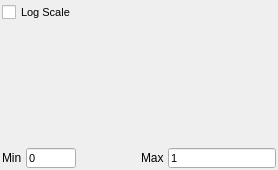
<?xml version="1.0" encoding="UTF-8"?>
<ui version="4.0">
 <class>histrogramFrame</class>
 <widget class="QFrame" name="histrogramFrame">
  <property name="geometry">
   <rect>
    <x>0</x>
    <y>0</y>
    <width>278</width>
    <height>170</height>
   </rect>
  </property>
  <property name="sizePolicy">
   <sizepolicy hsizetype="Preferred" vsizetype="Preferred">
    <horstretch>0</horstretch>
    <verstretch>0</verstretch>
   </sizepolicy>
  </property>
  <property name="minimumSize">
   <size>
    <width>0</width>
    <height>0</height>
   </size>
  </property>
  <property name="maximumSize">
   <size>
    <width>16777215</width>
    <height>16777215</height>
   </size>
  </property>
  <property name="windowTitle">
   <string>Frame</string>
  </property>
  <property name="styleSheet">
   <string notr="true"/>
  </property>
  <layout class="QVBoxLayout" name="verticalLayout" stretch="0,1,0,0">
   <property name="spacing">
    <number>2</number>
   </property>
   <property name="leftMargin">
    <number>2</number>
   </property>
   <property name="topMargin">
    <number>2</number>
   </property>
   <property name="rightMargin">
    <number>2</number>
   </property>
   <property name="bottomMargin">
    <number>2</number>
   </property>
   <item>
    <widget class="QFrame" name="clip_log_frame">
     <property name="sizePolicy">
      <sizepolicy hsizetype="Preferred" vsizetype="Fixed">
       <horstretch>0</horstretch>
       <verstretch>0</verstretch>
      </sizepolicy>
     </property>
     <property name="minimumSize">
      <size>
       <width>0</width>
       <height>20</height>
      </size>
     </property>
     <property name="baseSize">
      <size>
       <width>0</width>
       <height>20</height>
      </size>
     </property>
     <layout class="QHBoxLayout" name="clip_log_layout" stretch="0,2">
      <property name="spacing">
       <number>4</number>
      </property>
      <property name="leftMargin">
       <number>0</number>
      </property>
      <property name="topMargin">
       <number>0</number>
      </property>
      <property name="rightMargin">
       <number>0</number>
      </property>
      <property name="bottomMargin">
       <number>0</number>
      </property>
      <item alignment="Qt::AlignBottom">
       <widget class="QCheckBox" name="log_checkbox">
        <property name="sizePolicy">
         <sizepolicy hsizetype="Preferred" vsizetype="Fixed">
          <horstretch>0</horstretch>
          <verstretch>0</verstretch>
         </sizepolicy>
        </property>
        <property name="minimumSize">
         <size>
          <width>0</width>
          <height>20</height>
         </size>
        </property>
        <property name="maximumSize">
         <size>
          <width>16777215</width>
          <height>20</height>
         </size>
        </property>
        <property name="font">
         <font>
          <family>Segoe UI</family>
          <pointsize>8</pointsize>
         </font>
        </property>
        <property name="text">
         <string>Log Scale</string>
        </property>
        <property name="checkable">
         <bool>true</bool>
        </property>
       </widget>
      </item>
      <item>
       <spacer name="spacer">
        <property name="orientation">
         <enum>Qt::Horizontal</enum>
        </property>
        <property name="sizeHint" stdset="0">
         <size>
          <width>40</width>
          <height>20</height>
         </size>
        </property>
       </spacer>
      </item>
     </layout>
    </widget>
   </item>
   <item>
    <widget class="QFrame" name="hist_plot_frame">
     <property name="sizePolicy">
      <sizepolicy hsizetype="Preferred" vsizetype="Fixed">
       <horstretch>0</horstretch>
       <verstretch>0</verstretch>
      </sizepolicy>
     </property>
     <property name="minimumSize">
      <size>
       <width>0</width>
       <height>100</height>
      </size>
     </property>
     <property name="maximumSize">
      <size>
       <width>16777215</width>
       <height>100</height>
      </size>
     </property>
     <property name="frameShape">
      <enum>QFrame::NoFrame</enum>
     </property>
     <property name="frameShadow">
      <enum>QFrame::Plain</enum>
     </property>
     <layout class="QHBoxLayout" name="horizontalLayout_8">
      <property name="spacing">
       <number>0</number>
      </property>
      <property name="leftMargin">
       <number>0</number>
      </property>
      <property name="topMargin">
       <number>0</number>
      </property>
      <property name="rightMargin">
       <number>0</number>
      </property>
      <property name="bottomMargin">
       <number>0</number>
      </property>
     </layout>
    </widget>
   </item>
   <item>
    <widget class="QFrame" name="range_slider_frame">
     <property name="sizePolicy">
      <sizepolicy hsizetype="Preferred" vsizetype="Fixed">
       <horstretch>0</horstretch>
       <verstretch>0</verstretch>
      </sizepolicy>
     </property>
     <property name="minimumSize">
      <size>
       <width>0</width>
       <height>20</height>
      </size>
     </property>
     <property name="maximumSize">
      <size>
       <width>16777215</width>
       <height>20</height>
      </size>
     </property>
     <property name="frameShape">
      <enum>QFrame::NoFrame</enum>
     </property>
     <property name="frameShadow">
      <enum>QFrame::Plain</enum>
     </property>
     <layout class="QVBoxLayout" name="verticalLayout_2">
      <property name="spacing">
       <number>4</number>
      </property>
      <property name="leftMargin">
       <number>0</number>
      </property>
      <property name="topMargin">
       <number>0</number>
      </property>
      <property name="rightMargin">
       <number>0</number>
      </property>
      <property name="bottomMargin">
       <number>0</number>
      </property>
     </layout>
    </widget>
   </item>
   <item>
    <widget class="QFrame" name="min_max_frame">
     <property name="sizePolicy">
      <sizepolicy hsizetype="Preferred" vsizetype="Fixed">
       <horstretch>0</horstretch>
       <verstretch>0</verstretch>
      </sizepolicy>
     </property>
     <property name="minimumSize">
      <size>
       <width>0</width>
       <height>20</height>
      </size>
     </property>
     <property name="maximumSize">
      <size>
       <width>16777215</width>
       <height>20</height>
      </size>
     </property>
     <property name="frameShape">
      <enum>QFrame::NoFrame</enum>
     </property>
     <property name="frameShadow">
      <enum>QFrame::Plain</enum>
     </property>
     <layout class="QHBoxLayout" name="range_slider_layout" stretch="0,0,0,0,0">
      <property name="spacing">
       <number>4</number>
      </property>
      <property name="leftMargin">
       <number>0</number>
      </property>
      <property name="topMargin">
       <number>0</number>
      </property>
      <property name="rightMargin">
       <number>0</number>
      </property>
      <property name="bottomMargin">
       <number>0</number>
      </property>
      <item>
       <widget class="QLabel" name="min_label">
        <property name="sizePolicy">
         <sizepolicy hsizetype="Preferred" vsizetype="Fixed">
          <horstretch>0</horstretch>
          <verstretch>0</verstretch>
         </sizepolicy>
        </property>
        <property name="minimumSize">
         <size>
          <width>0</width>
          <height>20</height>
         </size>
        </property>
        <property name="maximumSize">
         <size>
          <width>16777215</width>
          <height>20</height>
         </size>
        </property>
        <property name="font">
         <font>
          <family>Segoe UI</family>
          <pointsize>9</pointsize>
         </font>
        </property>
        <property name="text">
         <string>Min</string>
        </property>
       </widget>
      </item>
      <item>
       <widget class="QLineEdit" name="min_edit">
        <property name="sizePolicy">
         <sizepolicy hsizetype="Maximum" vsizetype="Fixed">
          <horstretch>0</horstretch>
          <verstretch>0</verstretch>
         </sizepolicy>
        </property>
        <property name="minimumSize">
         <size>
          <width>0</width>
          <height>20</height>
         </size>
        </property>
        <property name="maximumSize">
         <size>
          <width>50</width>
          <height>20</height>
         </size>
        </property>
        <property name="font">
         <font>
          <family>Segoe UI</family>
          <pointsize>8</pointsize>
         </font>
        </property>
        <property name="text">
         <string>0</string>
        </property>
       </widget>
      </item>
      <item>
       <spacer name="horizontalSpacer">
        <property name="orientation">
         <enum>Qt::Horizontal</enum>
        </property>
        <property name="sizeHint" stdset="0">
         <size>
          <width>40</width>
          <height>20</height>
         </size>
        </property>
       </spacer>
      </item>
      <item>
       <widget class="QLabel" name="max_label">
        <property name="minimumSize">
         <size>
          <width>0</width>
          <height>20</height>
         </size>
        </property>
        <property name="maximumSize">
         <size>
          <width>16777215</width>
          <height>20</height>
         </size>
        </property>
        <property name="font">
         <font>
          <family>Segoe UI</family>
          <pointsize>9</pointsize>
         </font>
        </property>
        <property name="text">
         <string>Max</string>
        </property>
       </widget>
      </item>
      <item>
       <widget class="QLineEdit" name="max_edit">
        <property name="sizePolicy">
         <sizepolicy hsizetype="Preferred" vsizetype="Fixed">
          <horstretch>0</horstretch>
          <verstretch>0</verstretch>
         </sizepolicy>
        </property>
        <property name="minimumSize">
         <size>
          <width>0</width>
          <height>20</height>
         </size>
        </property>
        <property name="maximumSize">
         <size>
          <width>16777215</width>
          <height>20</height>
         </size>
        </property>
        <property name="font">
         <font>
          <family>Segoe UI</family>
          <pointsize>8</pointsize>
         </font>
        </property>
        <property name="text">
         <string>1</string>
        </property>
       </widget>
      </item>
     </layout>
    </widget>
   </item>
  </layout>
 </widget>
 <resources/>
 <connections/>
</ui>
